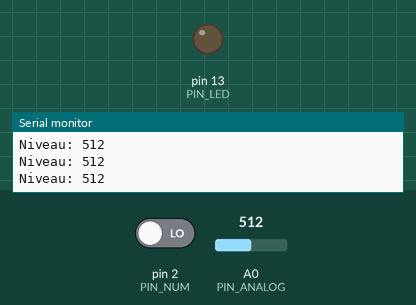
Bench run of a sketch on a simulated Arduino Uno, built with avr-gcc and run on an emulated ATmega328P. On the bench: output pins drawn as LEDs (lit = HIGH), the last lines printed to the serial monitor. Inputs (shaded band) come from the test bench; at power-on: pin 2 (PIN_NUM) LOW, A0 (PIN_ANALOG) = 512.

Above: at 1.2 s.
1.3 s: pin 2 (PIN_NUM) driven HIGH
At 2.2 s:
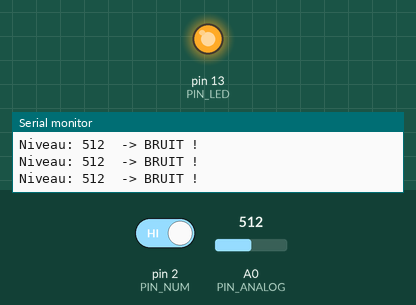
2.8 s: A0 (PIN_ANALOG) set to 11
4.3 s: A0 (PIN_ANALOG) set to 8
5.8 s: pin 2 (PIN_NUM) driven LOW
At 6.3 s:
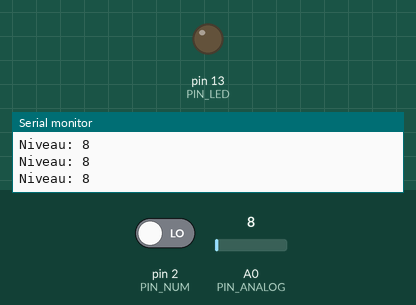
Timing chart, 0 to 8.3 s (numbered marks = the images above; inputs shaded):
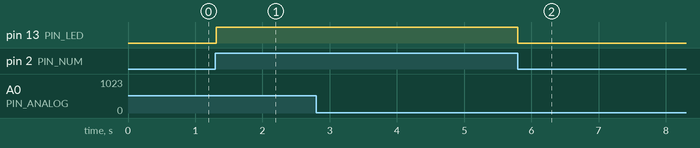

Measured:
- after the input at 1.3 s, pin 13 (PIN_LED): LOW → HIGH at once
- after the input at 5.8 s, pin 13 (PIN_LED): HIGH → LOW at once

The sketch:

29_KY-038_Capteur_Son.ino
```cpp
/*
 * =====================================================================
 *  Arduino Lab Nexus v6.1.0 STABLE  -  KY-038 Capteur de son
 * =====================================================================
 *  Explication : Affiche le niveau sonore analogique et détecte les bruits forts via la sortie numérique.
 *  Carte       : Arduino UNO / Nano (ATmega328P) - compatible Mega
 *  Moniteur    : 9600 bauds
 *
 *  Câblage :
 *   Arduino 5V     -> KY-038 +
 *   Arduino GND    -> KY-038 G
 *   Arduino A0     -> KY-038 A0
 *   Arduino D2     -> KY-038 D0
 *
 *  Bibliothèques requises (arduino-cli lib install "...") : aucune
 * =====================================================================
 */
// @libs:

// Broches du module
const uint8_t PIN_ANALOG = A0;
const uint8_t PIN_NUM    = 2;
const uint8_t PIN_LED    = 13;   // LED intégrée

void setup() {
  pinMode(PIN_NUM, INPUT);
  pinMode(PIN_LED, OUTPUT);
  Serial.begin(9600);
  Serial.println(F("[29] KY-038 pret (regler le seuil avec le potentiometre)"));
}

void loop() {
  int niveau = analogRead(PIN_ANALOG);
  bool bruitFort = digitalRead(PIN_NUM) == HIGH;   // HIGH quand le seuil est dépassé
  digitalWrite(PIN_LED, bruitFort ? HIGH : LOW);
  Serial.print(F("Niveau: ")); Serial.print(niveau);
  if (bruitFort) Serial.print(F("  -> BRUIT !"));
  Serial.println();
  delay(50);
}
```
